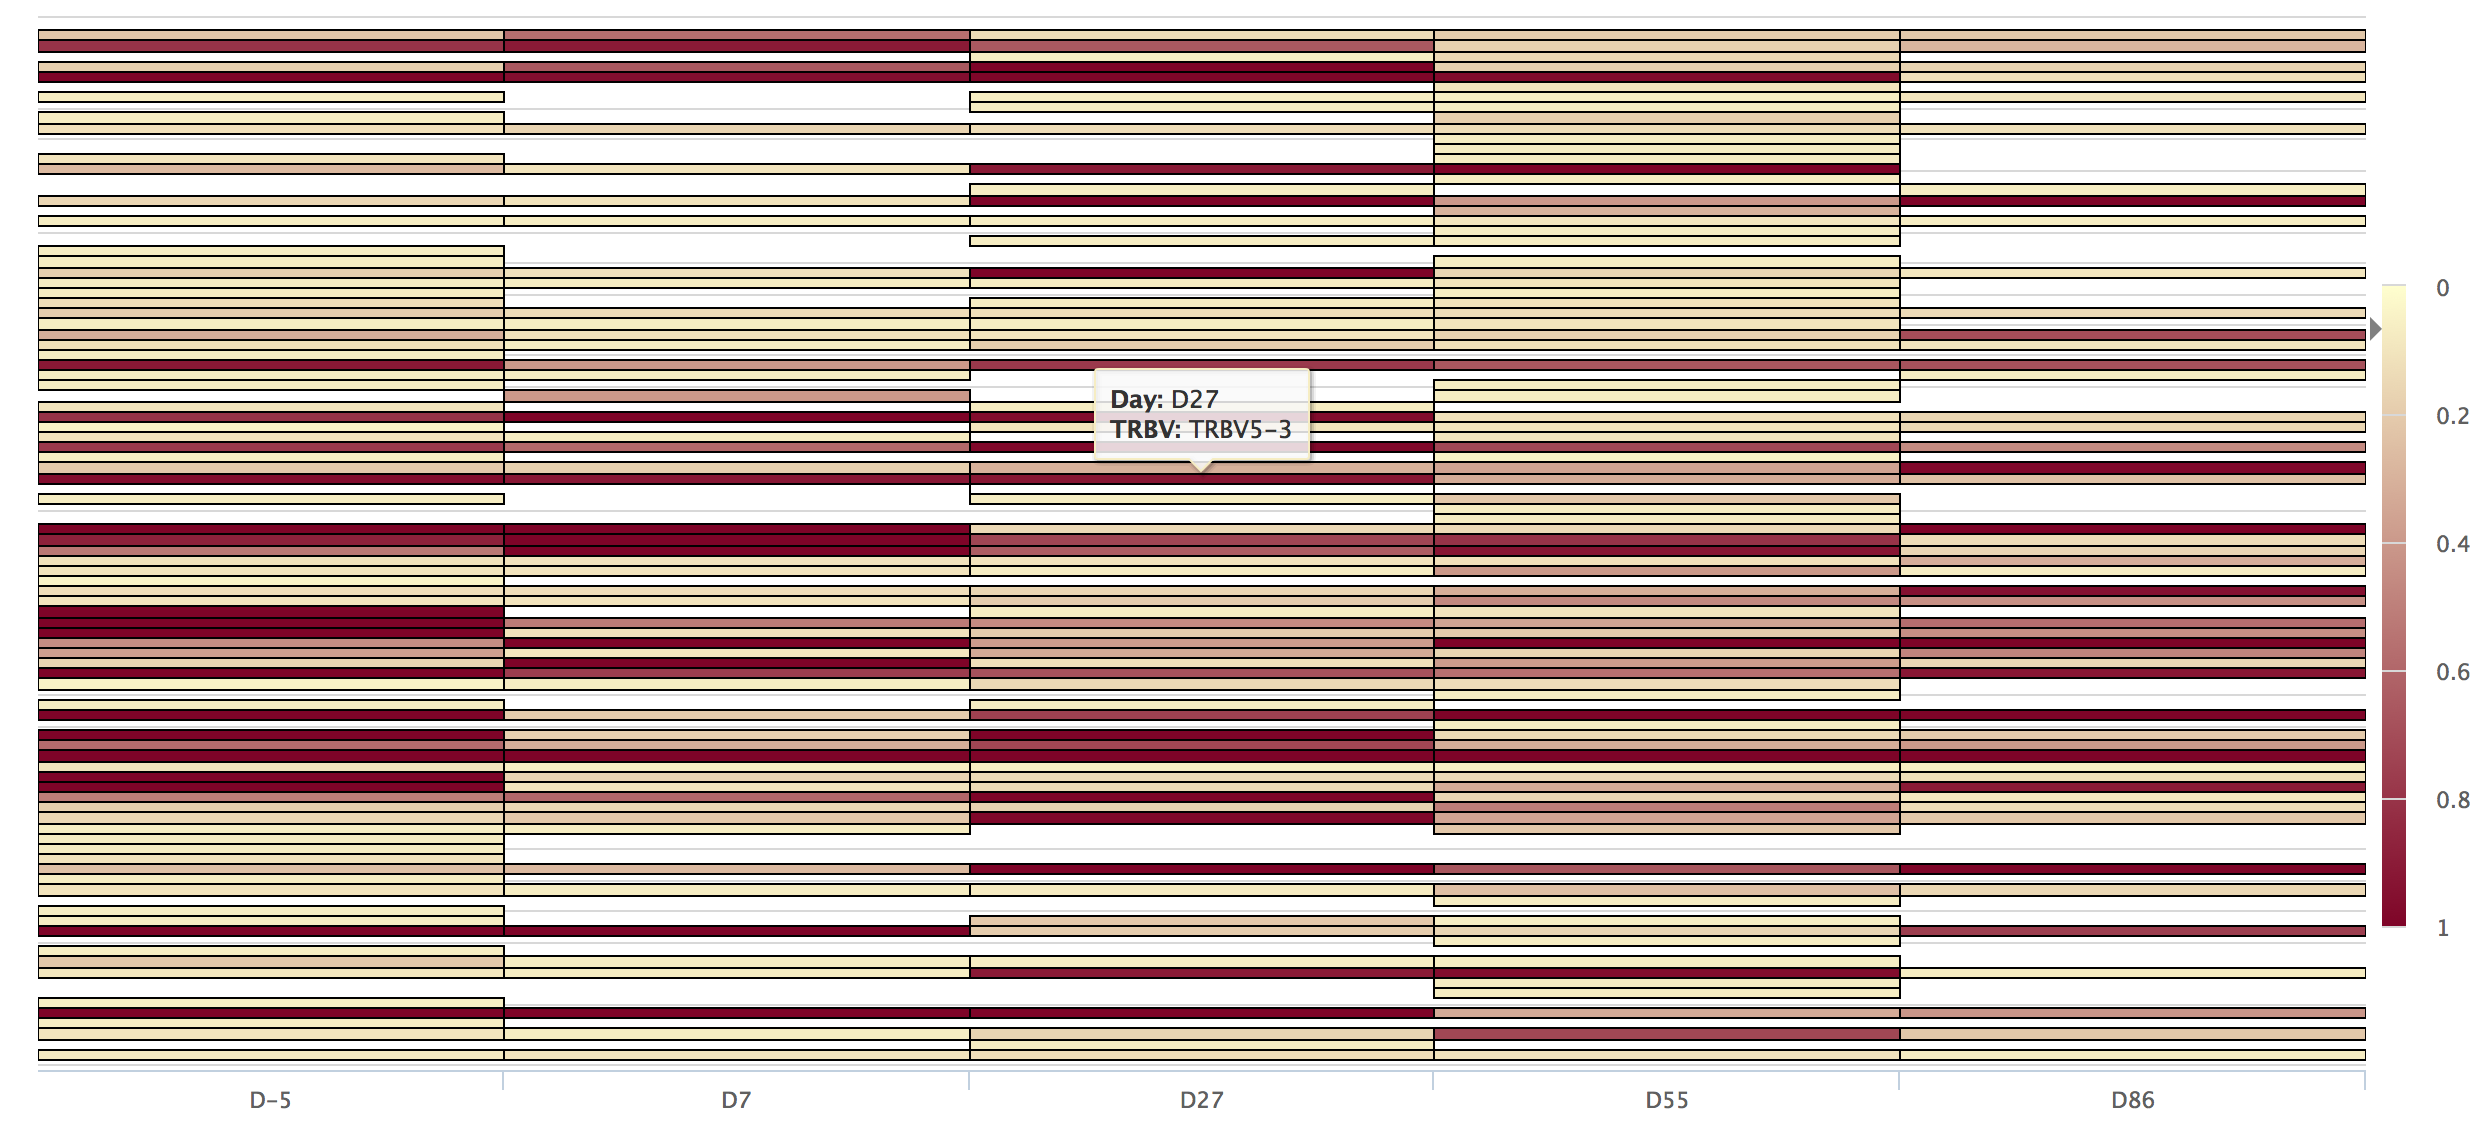

Generate this figure with R:
#interactive heatmap
map <- Highcharts$new()
map$addAssets(js = 
                c("https://ajax.googleapis.com/ajax/libs/jquery/1.11.1/jquery.min.js",
                  "https://code.highcharts.com/highcharts.js",
                  "https://code.highcharts.com/highcharts-more.js",
                  "https://code.highcharts.com/modules/exporting.js",
                  "https://code.highcharts.com/modules/heatmap.js"
                )
)
map$chart(type = 'heatmap')
#map$colors(brewer.pal(12, "Paired"))
#map$credits(text = "Patient Name CD")
map$title(text='V&beta; Departure from Normality (high = Clonal Expansion)',
          useHTML=TRUE,
          align = 'left',
          style = list(fontSize = '12px'))
map$series(name = 'vbeta',
           data = list(
             list(y=toJSONArray2(vbeta.heatmap.matrix, json=FALSE),)),
           color = "#cccccc")
map$subtitle(text = 'Patient name CD', align = 'left')
map$addParams(height = 700, width=300, colorAxis = 
                list(
                  min = 0,
                  max = 1,
                  minColor='#ffffcc',
                  maxColor='#800026'
                )
)
map$plotOptions(heatmap =
                  list(borderWidth = 1,
                       borderColor = 'black'),
                column = 
                  listcolumn = list(point = list(events = list(click = drill_function)))
)
map$xAxis(categories = c(0, levels(vbeta.heatmap.data$samp.type)))
map$yAxis(categories = c(0,sort(unique(vbeta.heatmap.data$vbeta))),
          title=list(text = ""), 
          labels = list(enabled = FALSE))
map$legend(align='right',
           layout='vertical',
           margin=0,
           verticalAlign='middle',
           y=25,
           symbolHeight=320)
# custom tooltip
map$tooltip(formatter = "#! function() { return '<b>Day: </b>' + this.series.xAxis.categories[this.point.x] + '<br/>' +
           '<b>TRBV: </b>' + this.series.yAxis.categories[this.point.y] + '</b>'; } !#")
